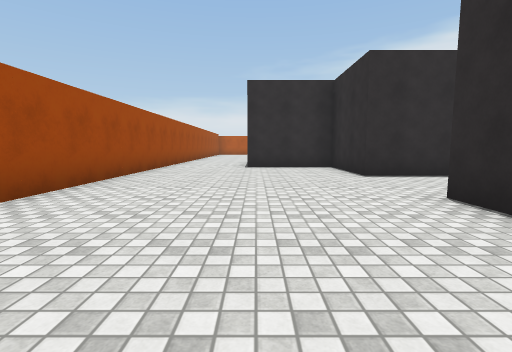
view 1 (above)

21 first-person views from a walk through a scene from a Unity 3-D project. The camera is 1.2 m above the floor, tilts 6° down and sees 85° across. The floor is counted in squares, 2 m on a side. Each view is taken from the middle of a square. On the plan, view 1 faces up. The plan holds only what a view shows up to about 9 squares ahead; the rest is blank. The place goes on beyond the plan. Surface patterns are stand-ins for the level's own textures.

view 2
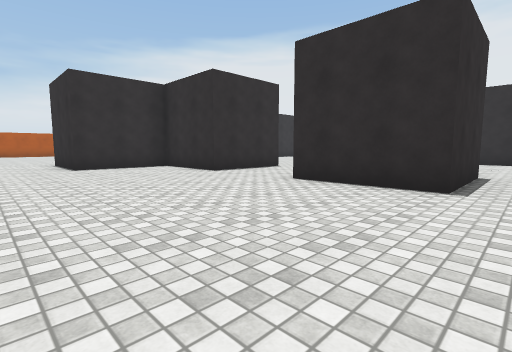

view 3
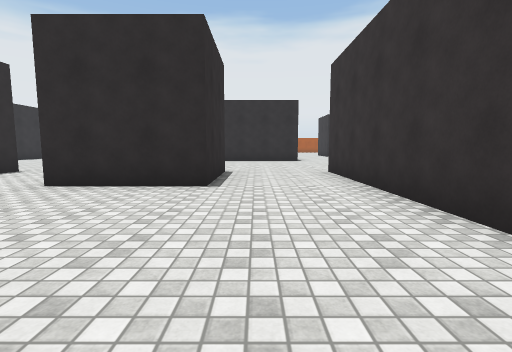

view 4
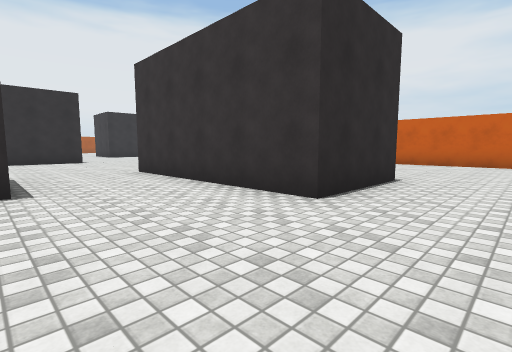

view 5
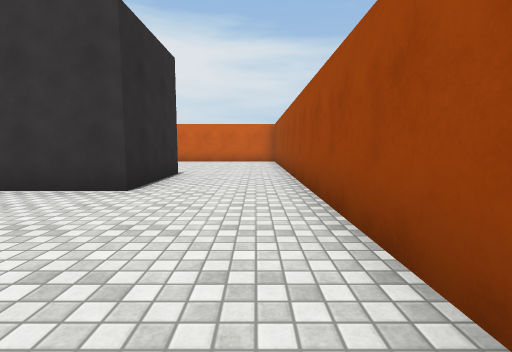

view 6
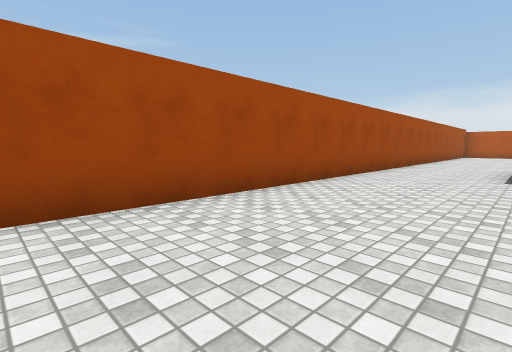

view 7
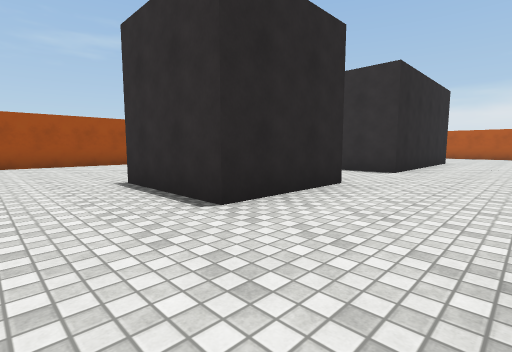

view 8
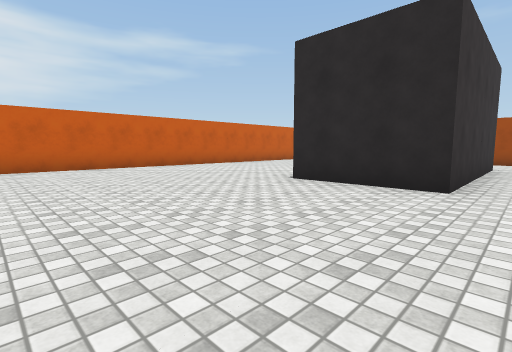

view 9
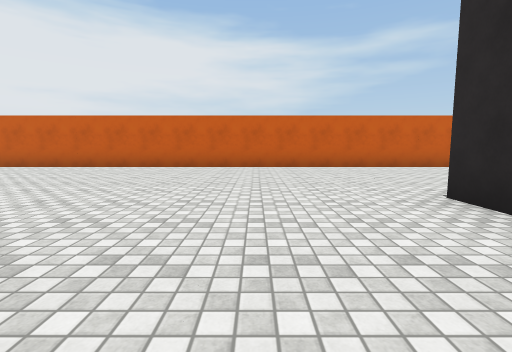

view 10
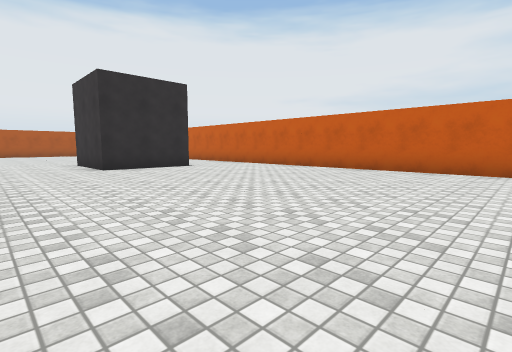

view 11
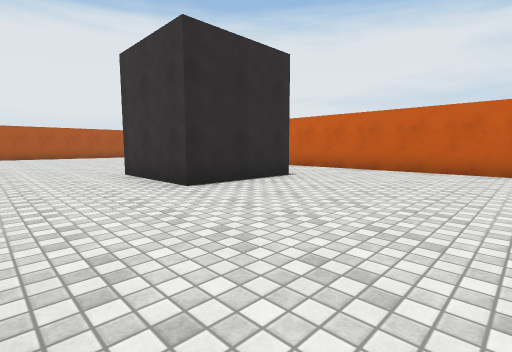

view 12
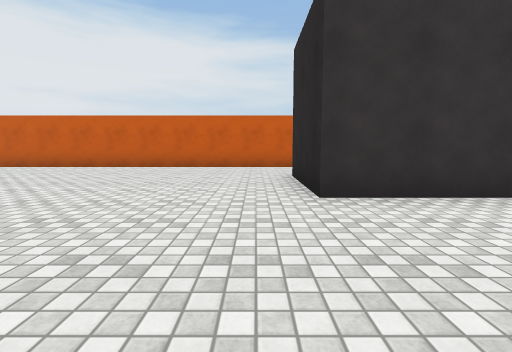

view 13
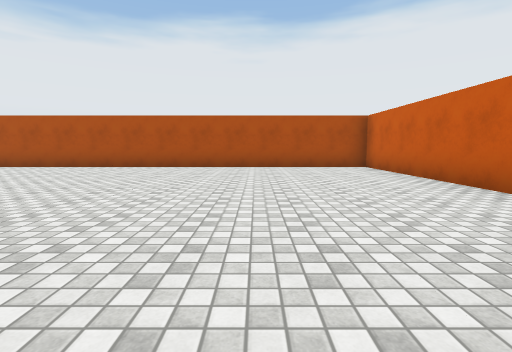

view 14
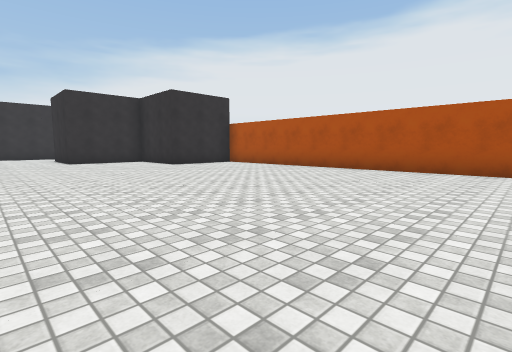

view 15
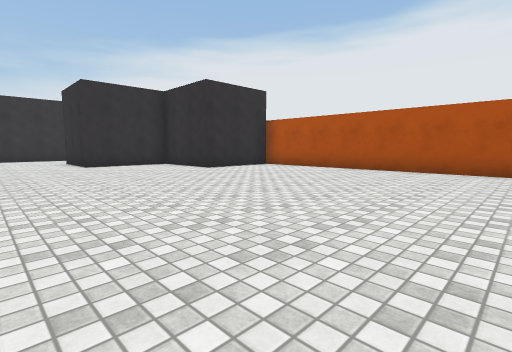

view 16
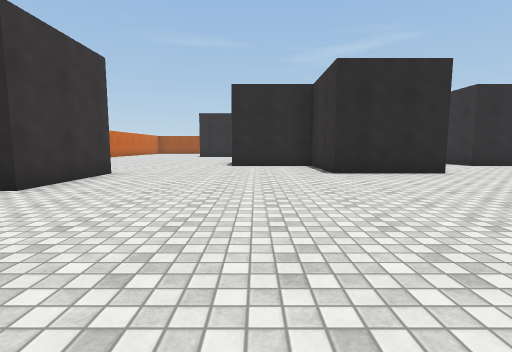

view 17
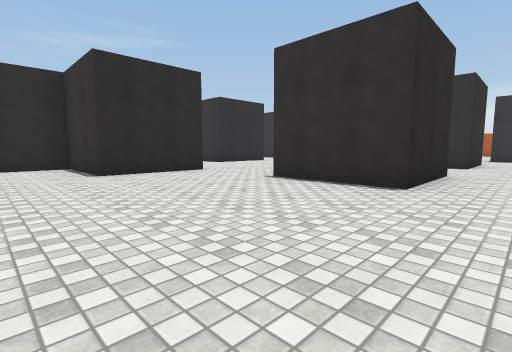

view 18
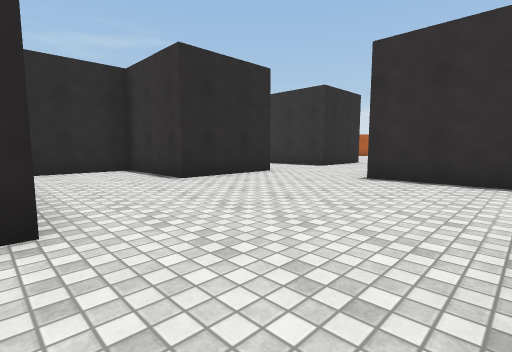

view 19
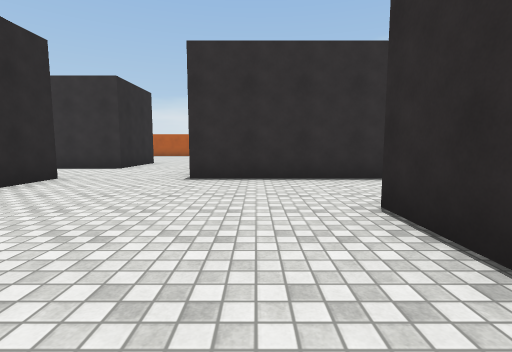

view 20
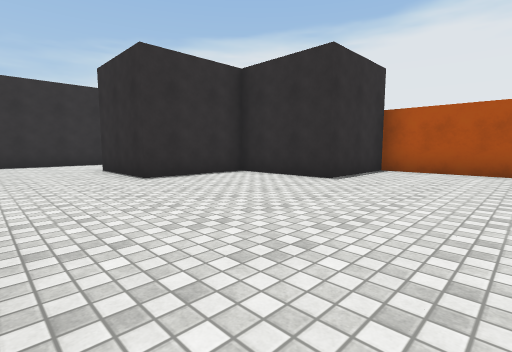

view 21
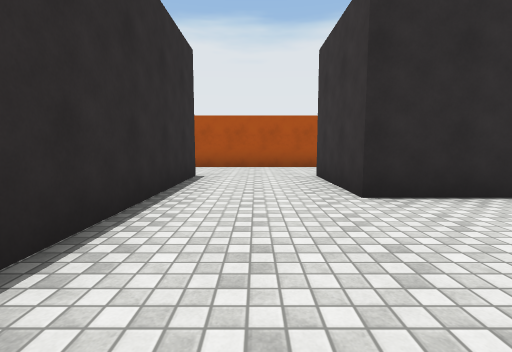

### Floor plan
Points are (right, up) in squares from view 1. A wall is a line through its corners. A room is listed if a view was taken in it or the views show most of it. See-through windows are left out.
Room 1 (views 1, 2, 3, 4, 5, 6)
walls: (2.3, 5.7) (2.3, 8.2) (-0.3, 8.2) (-0.3, 10.8); (2.3, 0.8) (2.3, 3.2); (-0.3, -1.8) (2.5, -1.8); (-2.7, 10.6) (-2.7, -0.5)
ways out: opening at (-1.5, -1) to room 2; opening at (3.5, -0.5) to room 2; opening at (3.5, 4.5) to room 2; opening at (-1.5, 9.5)
Room 2 (views 7, 8, 9, 10, 11, 12, 13, 14, 15, 16, 17, 18, 19, 20, 21)
walls: (14.8, 3.4) (14.8, 0.8) (12.3, 0.8) (12.3, -1.8); (17.3, 4.2) (17.3, 5.8); (9.8, -0.1) (9.8, 1.1); (14.7, -6.8) (14.7, -4.2) (17.2, -4.2) (17.2, -6.8); (19.8, 5.8) (19.8, 3.3) (17.3, 3.3); (12.3, 8.2) (12.3, 5.7) (9.8, 5.7) (9.8, 3.8); (4.8, 0.8) (2.3, 0.8); (19.8, 10.6) (19.8, 8.2) (14.8, 8.2); (4.7, 5.7) (2.3, 5.7); (12.3, 12.1) (12.3, 10.8) (10.4, 10.8); (2.5, -1.8) (4.7, -1.8) (4.7, -4.2); (27.3, 10.1) (27.3, 13.9); (-0.3, -4.4) (-0.3, -1.8); (24.8, 13.2) (20.2, 13.2); (-2.7, -0.5) (-2.7, -6.7); (-1.6, -9.3) (27.3, -9.3) (27.3, 5.7) (24.8, 5.7) (24.8, 8.2) (22.3, 8.2) (22.3, 10.7) (24.8, 10.7)
ways out: opening at (-1.5, -1) to room 1; opening at (3.5, -0.5) to room 1; opening at (3.5, 4.5) to room 1; opening at (6, 5.7); opening at (11.8, 10.2); opening at (19.3, 12)

Where each view was taken, in squares from view 1:
view 1: 0 up, 0 right, facing up
view 2: 0 up, 2 left, facing up-right
view 3: 0 up, 2 left, facing right
view 4: 1 up, 2 left, facing down-right
view 5: 2 up, 2 left, facing down
view 6: 2 up, 0 right, facing up-left
view 7: 4 up, 7 right, facing up-left
view 8: 1 down, 9 right, facing down-left
view 9: 1 down, 7 right, facing down
view 10: 2 down, 7 right, facing down-right
view 11: 2 down, 11 right, facing down-right
view 12: 1 down, 18 right, facing down
view 13: 6 down, 19 right, facing right
view 14: 3 down, 20 right, facing up-right
view 15: 1 down, 20 right, facing up-right
view 16: 1 down, 21 right, facing left
view 17: 1 down, 21 right, facing up-left
view 18: 3 up, 17 right, facing up-left
view 19: 3 up, 16 right, facing up
view 20: 3 up, 20 right, facing up-right
view 21: 12 up, 19 right, facing right
